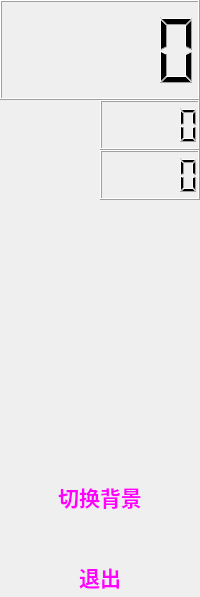
    <widget class="QWidget" name="lcdWidget" native="true">
     <property name="maximumSize">
      <size>
       <width>16777215</width>
       <height>16777215</height>
      </size>
     </property>
     <layout class="QGridLayout" name="gridLayout">
      <property name="margin">
       <number>0</number>
      </property>
      <property name="spacing">
       <number>0</number>
      </property>
      <item row="0" column="0" colspan="4">
       <widget class="QLCDNumber" name="timeLcdNumber">
        <property name="minimumSize">
         <size>
          <width>100</width>
          <height>100</height>
         </size>
        </property>
       </widget>
      </item>
      <item row="1" column="0" colspan="2">
       <widget class="QLabel" name="whiteLabel">
        <property name="minimumSize">
         <size>
          <width>40</width>
          <height>40</height>
         </size>
        </property>
        <property name="maximumSize">
         <size>
          <width>40</width>
          <height>40</height>
         </size>
        </property>
        <property name="autoFillBackground">
         <bool>false</bool>
        </property>
        <property name="text">
         <string/>
        </property>
        <property name="pixmap">
         <pixmap resource="backgouand.qrc">:/new/prefix1/1.png</pixmap>
        </property>
        <property name="scaledContents">
         <bool>true</bool>
        </property>
       </widget>
      </item>
      <item row="1" column="2" colspan="2">
       <widget class="QLCDNumber" name="blackLcdNumber">
        <property name="minimumSize">
         <size>
          <width>50</width>
          <height>50</height>
         </size>
        </property>
       </widget>
      </item>
      <item row="2" column="0" colspan="2">
       <widget class="QLabel" name="blackLabel">
        <property name="minimumSize">
         <size>
          <width>40</width>
          <height>40</height>
         </size>
        </property>
        <property name="maximumSize">
         <size>
          <width>40</width>
          <height>40</height>
         </size>
        </property>
        <property name="text">
         <string/>
        </property>
        <property name="pixmap">
         <pixmap resource="backgouand.qrc">:/new/prefix1/0.png</pixmap>
        </property>
        <property name="scaledContents">
         <bool>true</bool>
        </property>
       </widget>
      </item>
      <item row="2" column="2" colspan="2">
       <widget class="QLCDNumber" name="whiteLcdNumber">
        <property name="minimumSize">
         <size>
          <width>50</width>
          <height>50</height>
         </size>
        </property>
       </widget>
      </item>
      <item row="3" column="0" colspan="3">
       <widget class="QLabel" name="currentlabel">
        <property name="minimumSize">
         <size>
          <width>60</width>
          <height>60</height>
         </size>
        </property>
        <property name="maximumSize">
         <size>
          <width>60</width>
          <height>60</height>
         </size>
        </property>
        <property name="text">
         <string/>
        </property>
        <property name="pixmap">
         <pixmap resource="backgouand.qrc">:/new/prefix1/0.png</pixmap>
        </property>
        <property name="scaledContents">
         <bool>true</bool>
        </property>
       </widget>
      </item>
      <item row="4" column="0" colspan="4">
       <spacer name="verticalSpacer">
        <property name="orientation">
         <enum>Qt::Vertical</enum>
        </property>
        <property name="sizeHint" stdset="0">
         <size>
          <width>20</width>
          <height>217</height>
         </size>
        </property>
       </spacer>
      </item>
      <item row="5" column="0">
       <spacer name="horizontalSpacer">
        <property name="orientation">
         <enum>Qt::Horizontal</enum>
        </property>
        <property name="sizeType">
         <enum>QSizePolicy::Preferred</enum>
        </property>
        <property name="sizeHint" stdset="0">
         <size>
          <width>35</width>
          <height>37</height>
         </size>
        </property>
       </spacer>
      </item>
      <item row="5" column="3">
       <spacer name="horizontalSpacer_2">
        <property name="orientation">
         <enum>Qt::Horizontal</enum>
        </property>
        <property name="sizeType">
         <enum>QSizePolicy::Preferred</enum>
        </property>
        <property name="sizeHint" stdset="0">
         <size>
          <width>34</width>
          <height>37</height>
         </size>
        </property>
       </spacer>
      </item>
      <item row="7" column="0">
       <spacer name="horizontalSpacer_3">
        <property name="orientation">
         <enum>Qt::Horizontal</enum>
        </property>
        <property name="sizeType">
         <enum>QSizePolicy::Preferred</enum>
        </property>
        <property name="sizeHint" stdset="0">
         <size>
          <width>35</width>
          <height>37</height>
         </size>
        </property>
       </spacer>
      </item>
      <item row="7" column="3">
       <spacer name="horizontalSpacer_4">
        <property name="orientation">
         <enum>Qt::Horizontal</enum>
        </property>
        <property name="sizeType">
         <enum>QSizePolicy::Preferred</enum>
        </property>
        <property name="sizeHint" stdset="0">
         <size>
          <width>34</width>
          <height>37</height>
         </size>
        </property>
       </spacer>
      </item>
      <item row="6" column="1">
       <spacer name="verticalSpacer_2">
        <property name="orientation">
         <enum>Qt::Vertical</enum>
        </property>
        <property name="sizeHint" stdset="0">
         <size>
          <width>20</width>
          <height>40</height>
         </size>
        </property>
       </spacer>
      </item>
      <item row="5" column="1" colspan="2">
       <widget class="QToolButton" name="switchButton">
        <property name="minimumSize">
         <size>
          <width>100</width>
          <height>40</height>
         </size>
        </property>
        <property name="maximumSize">
         <size>
          <width>75</width>
          <height>16777215</height>
         </size>
        </property>
        <property name="palette">
         <palette>
          <active>
           <colorrole role="Button">
            <brush brushstyle="SolidPattern">
             <color alpha="0">
              <red>255</red>
              <green>255</green>
              <blue>255</blue>
             </color>
            </brush>
           </colorrole>
           <colorrole role="ButtonText">
            <brush brushstyle="SolidPattern">
             <color alpha="255">
              <red>255</red>
              <green>0</green>
              <blue>255</blue>
             </color>
            </brush>
           </colorrole>
           <colorrole role="Base">
            <brush brushstyle="SolidPattern">
             <color alpha="0">
              <red>255</red>
              <green>255</green>
              <blue>255</blue>
             </color>
            </brush>
           </colorrole>
           <colorrole role="Window">
            <brush brushstyle="SolidPattern">
             <color alpha="0">
              <red>255</red>
              <green>255</green>
              <blue>255</blue>
             </color>
            </brush>
           </colorrole>
          </active>
          <inactive>
           <colorrole role="Button">
            <brush brushstyle="SolidPattern">
             <color alpha="0">
              <red>255</red>
              <green>255</green>
              <blue>255</blue>
             </color>
            </brush>
           </colorrole>
           <colorrole role="ButtonText">
            <brush brushstyle="SolidPattern">
             <color alpha="255">
              <red>255</red>
              <green>0</green>
              <blue>255</blue>
             </color>
            </brush>
           </colorrole>
           <colorrole role="Base">
            <brush brushstyle="SolidPattern">
             <color alpha="0">
              <red>255</red>
              <green>255</green>
              <blue>255</blue>
             </color>
            </brush>
           </colorrole>
           <colorrole role="Window">
            <brush brushstyle="SolidPattern">
             <color alpha="0">
              <red>255</red>
              <green>255</green>
              <blue>255</blue>
             </color>
            </brush>
           </colorrole>
          </inactive>
          <disabled>
           <colorrole role="Button">
            <brush brushstyle="SolidPattern">
             <color alpha="0">
              <red>255</red>
              <green>255</green>
              <blue>255</blue>
             </color>
            </brush>
           </colorrole>
           <colorrole role="ButtonText">
            <brush brushstyle="SolidPattern">
             <color alpha="255">
              <red>118</red>
              <green>116</green>
              <blue>108</blue>
             </color>
            </brush>
           </colorrole>
           <colorrole role="Base">
            <brush brushstyle="SolidPattern">
             <color alpha="0">
              <red>255</red>
              <green>255</green>
              <blue>255</blue>
             </color>
            </brush>
           </colorrole>
           <colorrole role="Window">
            <brush brushstyle="SolidPattern">
             <color alpha="0">
              <red>255</red>
              <green>255</green>
              <blue>255</blue>
             </color>
            </brush>
           </colorrole>
          </disabled>
         </palette>
        </property>
        <property name="font">
         <font>
          <family>楷体_GB2312</family>
          <pointsize>16</pointsize>
          <weight>75</weight>
          <bold>true</bold>
         </font>
        </property>
        <property name="focusPolicy">
         <enum>Qt::NoFocus</enum>
        </property>
        <property name="styleSheet">
         <string notr="true">background-color: rgba(255, 255, 255, 0);</string>
        </property>
        <property name="text">
         <string>切换背景</string>
        </property>
        <property name="autoRaise">
         <bool>true</bool>
        </property>
       </widget>
      </item>
      <item row="7" column="1" colspan="2">
       <widget class="QToolButton" name="endButton">
        <property name="minimumSize">
         <size>
          <width>100</width>
          <height>40</height>
         </size>
        </property>
        <property name="maximumSize">
         <size>
          <width>75</width>
          <height>16777215</height>
         </size>
        </property>
        <property name="palette">
         <palette>
          <active>
           <colorrole role="Button">
            <brush brushstyle="SolidPattern">
             <color alpha="0">
              <red>255</red>
              <green>255</green>
              <blue>255</blue>
             </color>
            </brush>
           </colorrole>
           <colorrole role="ButtonText">
            <brush brushstyle="SolidPattern">
             <color alpha="255">
              <red>255</red>
              <green>0</green>
              <blue>255</blue>
             </color>
            </brush>
           </colorrole>
           <colorrole role="Base">
            <brush brushstyle="SolidPattern">
             <color alpha="0">
              <red>255</red>
              <green>255</green>
              <blue>255</blue>
             </color>
            </brush>
           </colorrole>
           <colorrole role="Window">
            <brush brushstyle="SolidPattern">
             <color alpha="0">
              <red>255</red>
              <green>255</green>
              <blue>255</blue>
             </color>
            </brush>
           </colorrole>
          </active>
          <inactive>
           <colorrole role="Button">
            <brush brushstyle="SolidPattern">
             <color alpha="0">
              <red>255</red>
              <green>255</green>
              <blue>255</blue>
             </color>
            </brush>
           </colorrole>
           <colorrole role="ButtonText">
            <brush brushstyle="SolidPattern">
             <color alpha="255">
              <red>255</red>
              <green>0</green>
              <blue>255</blue>
             </color>
            </brush>
           </colorrole>
           <colorrole role="Base">
            <brush brushstyle="SolidPattern">
             <color alpha="0">
              <red>255</red>
              <green>255</green>
              <blue>255</blue>
             </color>
            </brush>
           </colorrole>
           <colorrole role="Window">
            <brush brushstyle="SolidPattern">
             <color alpha="0">
              <red>255</red>
              <green>255</green>
              <blue>255</blue>
             </color>
            </brush>
           </colorrole>
          </inactive>
          <disabled>
           <colorrole role="Button">
            <brush brushstyle="SolidPattern">
             <color alpha="0">
              <red>255</red>
              <green>255</green>
              <blue>255</blue>
             </color>
            </brush>
           </colorrole>
           <colorrole role="ButtonText">
            <brush brushstyle="SolidPattern">
             <color alpha="255">
              <red>118</red>
              <green>116</green>
              <blue>108</blue>
             </color>
            </brush>
           </colorrole>
           <colorrole role="Base">
            <brush brushstyle="SolidPattern">
             <color alpha="0">
              <red>255</red>
              <green>255</green>
              <blue>255</blue>
             </color>
            </brush>
           </colorrole>
           <colorrole role="Window">
            <brush brushstyle="SolidPattern">
             <color alpha="0">
              <red>255</red>
              <green>255</green>
              <blue>255</blue>
             </color>
            </brush>
           </colorrole>
          </disabled>
         </palette>
        </property>
        <property name="font">
         <font>
          <family>楷体_GB2312</family>
          <pointsize>16</pointsize>
          <weight>75</weight>
          <bold>true</bold>
         </font>
        </property>
        <property name="focusPolicy">
         <enum>Qt::NoFocus</enum>
        </property>
        <property name="styleSheet">
         <string notr="true">background-color: rgba(255, 255, 255, 0);</string>
        </property>
        <property name="text">
         <string>退出</string>
        </property>
        <property name="autoRaise">
         <bool>true</bool>
        </property>
       </widget>
      </item>
     </layout>
    </widget>
